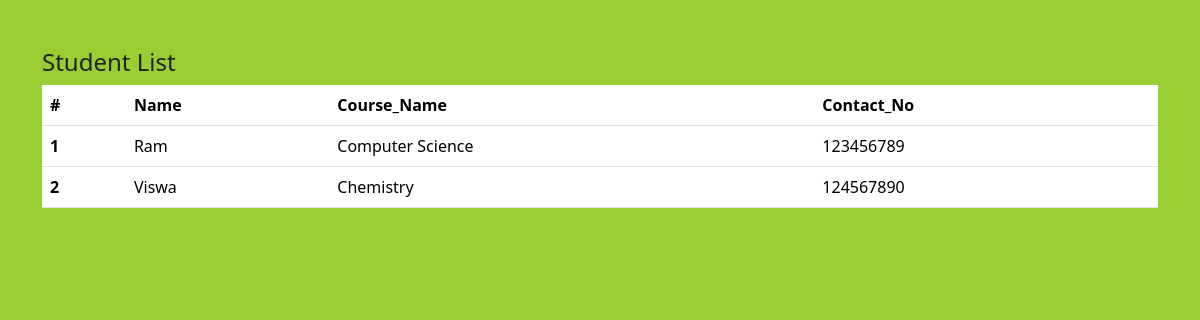
Before: / with the older database file.
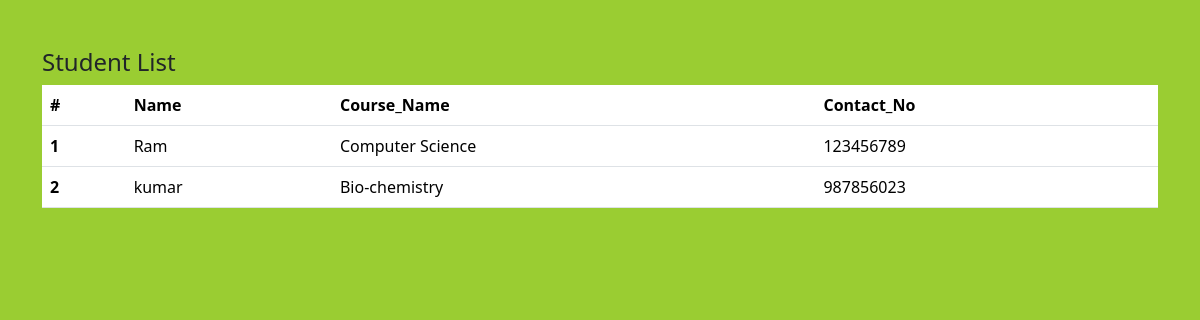
After: the same page with the newer database file.
### student/models.py (models this page shows, shortened)
class Student(models.Model):
    Name=models.CharField(max_length=100)
    Course_Name=models.CharField(max_length=100)
    Student_Id=models.IntegerField()
    Email_address=models.EmailField(max_length=100,unique=True)
    Contact_No=models.CharField(max_length=100,blank=True)
    photo=models.ImageField(upload_to='images')
    Created_at=models.DateTimeField(auto_now_add=True)
    Updated_at=models.DateTimeField(auto_now=True)

### studentproject/views.py (the view)
# urls.py: 2. Add a URL to urlpatterns:  path('', views.home, name='home')
def home(request):
    student=Student.objects.all()
    context={
        'student':student,
    }
    return render(request,'home.html',context)

### templates/home.html (shortened to what this page needs)
{% load static %}
<!DOCTYPE html>
<html lang="en">
<head>
    <link href="https://cdn.jsdelivr.net/npm/bootstrap@5.3.6/dist/css/bootstrap.min.css" rel="stylesheet"
>
    <link rel="stylesheet" href="{% static '/css/style.css' %}">
</head>
<body>
    <div class="container pt-5" >
        <h4>Student List</h4>
        <table class="table">
            <thead>
                <tr>
                    <th scope="col">#</th>
                    <th scope="col">Name</th>
                    <th scope="col">Course_Name</th>
                    <th scope="col">Contact_No</th>
                </tr>
            </thead>
            <tbody>
                {% for st in student %}
                <tr>
                     <th>{{forloop.counter}}</th>
                    <td>{{st.Name}}</td>
                    <td>{{st.Course_Name}}</td>
                    <td>{{st.Contact_No}}</td>
                </tr>
                {% endfor %}
            </tbody>
        </table>
    </div>
</body>
</html>

### studentproject/static/css/style.css (style rules this page uses)
body { background-color: yellowgreen; }

Changed rows visible on the page:
removed Student: Name "Viswa", Course_Name "Chemistry", Contact_No "124567890"
added Student: Name "kumar", Course_Name "Bio-chemistry", Contact_No "987856023"
